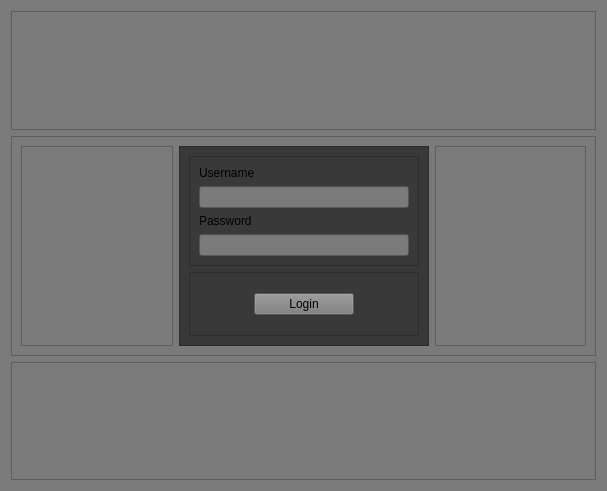
<?xml version="1.0" encoding="UTF-8"?>
<ui version="4.0">
 <class>UI_Login</class>
 <widget class="QWidget" name="UI_Login">
  <property name="geometry">
   <rect>
    <x>0</x>
    <y>0</y>
    <width>607</width>
    <height>491</height>
   </rect>
  </property>
  <property name="windowTitle">
   <string>Savefor - Login</string>
  </property>
  <property name="styleSheet">
   <string notr="true">background-color: rgb(122, 122, 122);</string>
  </property>
  <layout class="QVBoxLayout" name="verticalLayout">
   <item>
    <widget class="QFrame" name="top_frame">
     <property name="frameShape">
      <enum>QFrame::StyledPanel</enum>
     </property>
     <property name="frameShadow">
      <enum>QFrame::Raised</enum>
     </property>
    </widget>
   </item>
   <item>
    <widget class="QFrame" name="mid_frame">
     <property name="frameShape">
      <enum>QFrame::StyledPanel</enum>
     </property>
     <property name="frameShadow">
      <enum>QFrame::Raised</enum>
     </property>
     <layout class="QHBoxLayout" name="horizontalLayout">
      <item>
       <widget class="QFrame" name="mid_left_frame">
        <property name="frameShape">
         <enum>QFrame::StyledPanel</enum>
        </property>
        <property name="frameShadow">
         <enum>QFrame::Raised</enum>
        </property>
       </widget>
      </item>
      <item>
       <widget class="QFrame" name="mid_center_frame">
        <property name="minimumSize">
         <size>
          <width>250</width>
          <height>200</height>
         </size>
        </property>
        <property name="maximumSize">
         <size>
          <width>250</width>
          <height>200</height>
         </size>
        </property>
        <property name="styleSheet">
         <string notr="true">QFrame {
	background-color: rgb(57, 57, 57);
}</string>
        </property>
        <property name="frameShape">
         <enum>QFrame::StyledPanel</enum>
        </property>
        <property name="frameShadow">
         <enum>QFrame::Raised</enum>
        </property>
        <layout class="QVBoxLayout" name="verticalLayout_2">
         <item>
          <widget class="QFrame" name="form_frame">
           <property name="frameShape">
            <enum>QFrame::StyledPanel</enum>
           </property>
           <property name="frameShadow">
            <enum>QFrame::Raised</enum>
           </property>
           <layout class="QVBoxLayout" name="verticalLayout_3">
            <item>
             <widget class="QLabel" name="username_label">
              <property name="text">
               <string>Username</string>
              </property>
             </widget>
            </item>
            <item>
             <widget class="QLineEdit" name="username_lineEdit">
              <property name="text">
               <string/>
              </property>
             </widget>
            </item>
            <item>
             <widget class="QLabel" name="password_label">
              <property name="text">
               <string>Password</string>
              </property>
             </widget>
            </item>
            <item>
             <widget class="QLineEdit" name="password_lineEdit"/>
            </item>
           </layout>
          </widget>
         </item>
         <item>
          <widget class="QFrame" name="button_frame">
           <property name="frameShape">
            <enum>QFrame::StyledPanel</enum>
           </property>
           <property name="frameShadow">
            <enum>QFrame::Raised</enum>
           </property>
           <layout class="QHBoxLayout" name="horizontalLayout_2">
            <item>
             <widget class="QPushButton" name="login_button">
              <property name="maximumSize">
               <size>
                <width>100</width>
                <height>16777215</height>
               </size>
              </property>
              <property name="text">
               <string>Login</string>
              </property>
             </widget>
            </item>
           </layout>
          </widget>
         </item>
        </layout>
       </widget>
      </item>
      <item>
       <widget class="QFrame" name="mid_right_frame">
        <property name="frameShape">
         <enum>QFrame::StyledPanel</enum>
        </property>
        <property name="frameShadow">
         <enum>QFrame::Raised</enum>
        </property>
       </widget>
      </item>
     </layout>
    </widget>
   </item>
   <item>
    <widget class="QFrame" name="bot_frame">
     <property name="frameShape">
      <enum>QFrame::StyledPanel</enum>
     </property>
     <property name="frameShadow">
      <enum>QFrame::Raised</enum>
     </property>
    </widget>
   </item>
  </layout>
 </widget>
 <resources/>
 <connections/>
</ui>
